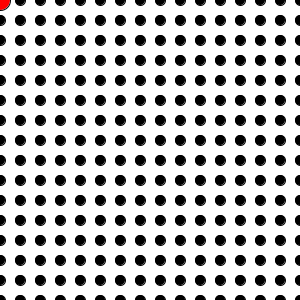
Frame 1 (no input)
Frame 60 (the mouse pressed at the canvas centre just before this capture): identical to frame 1, image omitted
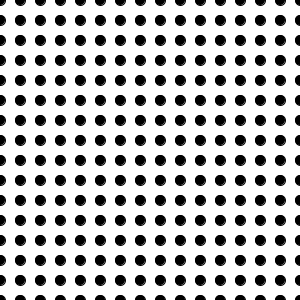
Frame 120 (the mouse held since frame 60 and released just before this capture)

The Processing sketch that drew these frames (run headless with seeded random() and noise(); from frame 60 on, the mouse is pressed at the canvas centre):

// Processing sketch: Lab_05b_PlayField
// ── Lab_05b_PlayField.pde
int x = 0;
int y = 0;
int[] arrX = new int[1000];
int[] arrY = new int[1000];
int i = 0;
int size = 10;

void setup(){
  size(300, 300);
  background(255);
}

void draw(){
  background(255);
  while(y < height + 10){
    fill(0);
    arrX[i] = x;
    arrY[i] = y;
    println(arrX[i]);
    println(arrY[i]);
    circle(x, y, size);
    x += 20;
    if(mouseX <= arrX[i] + size / 2 && mouseX >= arrX[i] - size / 2 
    && mouseY <= arrY[i] + size / 2 && mouseY >= arrY[i] - size / 2){
      fill(255, 0, 0);
      circle(arrX[i], arrY[i], size * 2);
    }
    if(x > width){
      x = 0;
      y += 20;
    }
    i++;
    }
    i = 0;
    y = 0;
  //noLoop();
}
